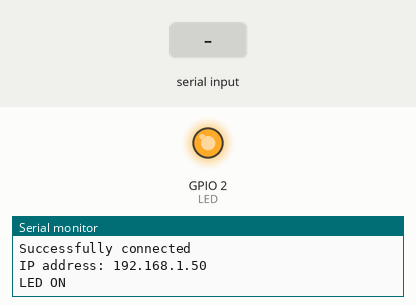
A sketch run on a simulated ESP32. Parts: output pins drawn as LEDs (lit = HIGH), the last lines printed to the serial monitor. The test bench sets the inputs (shaded band). WiFi joins after 1.5 s; servers stay silent unless stated. At 5.8 s the program restarts the board; the recording ends there.

Above: at 1.6 s.
At 2.7 s:
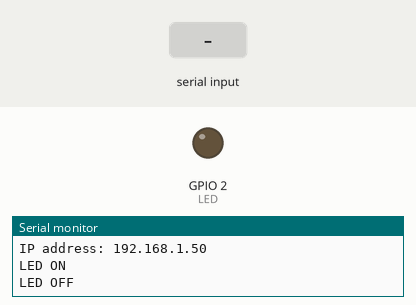
2.8 s: "1" received over Serial
At 3.8 s:
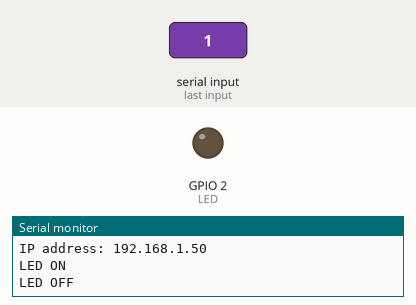
Timing chart, 0 to 5.8 s (numbered marks = the images above; inputs shaded):
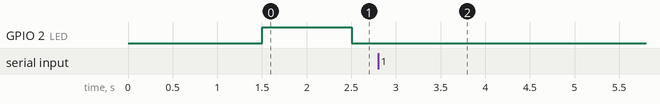

Measured:
- after the input at 2.8 s, GPIO 2 (LED): stays LOW (without the input it goes to HIGH after 0.70 s)

The sketch:

WifiManager.ino
```cpp
/*
  Project: Wifi Manager Lesson
  Programmer: Shahrulnizam Mat Rejab
  Board: Hibiscus Sense ESP32
  Last Modified: 17 March 2021
  Website: http://shahrulnizam.com
*/

#include <WiFiManager.h>

#define LED       2
#define INTERVAL  1000

char data;
unsigned long int timer;

WiFiManager wifiManager;

void setup()
{
  Serial.begin(115200);
  pinMode(LED, OUTPUT);

  wifiManager.setAPCallback(configModeCallback);
  wifiManager.setTimeout(60);
  if (!wifiManager.autoConnect("ESP32"))
  {
    Serial.println("failed to connect and hit timeout");
  }
  else
  {
    Serial.println("Successfully connected");
  }

  Serial.print("IP address: ");
  Serial.println(WiFi.localIP());
}

void loop()
{
  if (millis() - timer >= INTERVAL)
  {
    timer = millis();
    digitalWrite(LED, !digitalRead(LED));
    if (digitalRead(LED) == LOW) Serial.println("LED OFF");
    else Serial.println("LED ON");
  }

  if (Serial.available())
  {
    data = Serial.read();
    if (data == '1')
    {
      WiFi.disconnect(false, true);
      delay(3000);
      Serial.println("Reset wifi setting and restart");
      wifiManager.resetSettings();
      ESP.restart();
    }
  }
}

void configModeCallback (WiFiManager *myWiFiManager)
{
  Serial.println("Entered config mode");
  Serial.println(WiFi.softAPIP());
  Serial.println(myWiFiManager->getConfigPortalSSID());
}
```
